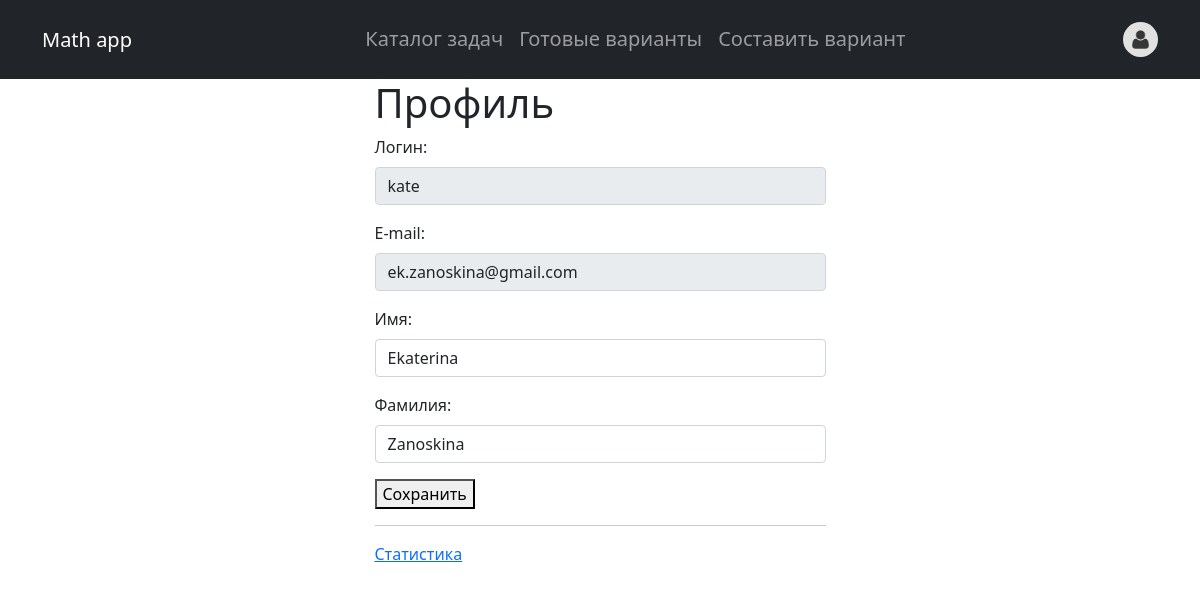
/users/profile/ (signed in), run on the app's committed database.
### users/models.py (models this page shows)
class User(AbstractUser):
    TEACHER = 'учитель'
    STUDENT = 'ученик'
    CHOICES = [
        (TEACHER, 'учитель'),
        (STUDENT, 'ученик')
    ]
    photo = models.ImageField(upload_to="users/%Y/%m/%d/", default="users/default.jpg", blank=True, null=True, verbose_name="Фотография")
    date_birth = models.DateTimeField(blank=True, null=True, verbose_name="Дата рождения")
    city = models.CharField(max_length=100, blank=True, null=True, verbose_name="Город")
    role = models.CharField(max_length=100, choices=CHOICES, default=STUDENT)

### users/views.py (the view, shortened to what this page needs)
# urls.py: path('profile/', views.ProfileUser.as_view(), name='profile'),
class ProfileUser(LoginRequiredMixin, UpdateView):
    model = get_user_model()
    form_class = ProfileUserForm
    template_name = 'users/profile.html'
    extra_context = {'title': "Профиль пользователя"}
    def get_object(self, queryset=None):
        return self.request.user

### users/forms.py
class ProfileUserForm(forms.ModelForm):
    username = forms.CharField(disabled=True, label='Логин', widget=forms.TextInput(attrs={'class': 'form-control'}))
    email = forms.CharField(disabled=True, label='E-mail', widget=forms.TextInput(attrs={'class': 'form-control'}))
    class Meta:
        model = get_user_model()
        fields = ['username', 'email', 'first_name', 'last_name']
        labels = {
            'first_name': 'Имя',
            'last_name': 'Фамилия',
        }
        widgets = {
            'first_name': forms.TextInput(attrs={'class': 'form-control'}),
            'last_name': forms.TextInput(attrs={'class': 'form-control'}),
        }

### users/templates/users/profile.html (shortened to what this page needs)
{% extends 'math_app/base.html' %}
{% load static %}
{% block content %}
<body>
    <div class="container">
        <div class="row">
            <div class="col-sm-9 col-md-7 col-lg-5 mx-auto">
                <h1>Профиль</h1>
                <form method="post">
                    {% for f in form %}
                    <p><label class="form-label" for="{{ f.id_for_label }}">{{f.label}}: </label>{{ f }}</p>
                    {% endfor %}
                    <p><button type="submit">Сохранить</button></p>
                </form>
                <hr>
                <p><a href="{% url 'statistics' %}">Статистика</a></p>
            </div>
        </div>
    </div>
</body>
{% endblock %}

### math_app/static/math_app/css/styles.css (style rules this page uses)
p { margin-bottom:0rem; }

### data on the page
User: form "kate" "ek.zanoskina@gmail.com" "Ekaterina" "Zanoskina"

### other printed values
{{ f.label }} "Логин" "E-mail" "Имя" "Фамилия"
